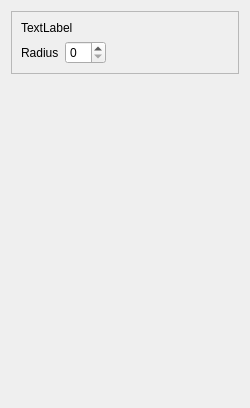
<?xml version="1.0" encoding="UTF-8"?>
<ui version="4.0">
 <class>ESPINA::CODEHistoryWidget</class>
 <widget class="QWidget" name="ESPINA::CODEHistoryWidget">
  <property name="geometry">
   <rect>
    <x>0</x>
    <y>0</y>
    <width>250</width>
    <height>408</height>
   </rect>
  </property>
  <property name="sizePolicy">
   <sizepolicy hsizetype="Minimum" vsizetype="Preferred">
    <horstretch>0</horstretch>
    <verstretch>0</verstretch>
   </sizepolicy>
  </property>
  <property name="minimumSize">
   <size>
    <width>250</width>
    <height>0</height>
   </size>
  </property>
  <property name="windowTitle">
   <string>Form</string>
  </property>
  <layout class="QVBoxLayout" name="verticalLayout_3">
   <item>
    <layout class="QVBoxLayout" name="verticalLayout"/>
   </item>
   <item>
    <widget class="QFrame" name="frame_2">
     <property name="frameShape">
      <enum>QFrame::StyledPanel</enum>
     </property>
     <property name="frameShadow">
      <enum>QFrame::Raised</enum>
     </property>
     <layout class="QVBoxLayout" name="verticalLayout_4">
      <item>
       <widget class="QLabel" name="titleLabel">
        <property name="text">
         <string>TextLabel</string>
        </property>
       </widget>
      </item>
      <item>
       <layout class="QHBoxLayout" name="horizontalLayout_4">
        <item>
         <widget class="QLabel" name="radiusLabel">
          <property name="enabled">
           <bool>true</bool>
          </property>
          <property name="text">
           <string>Radius</string>
          </property>
         </widget>
        </item>
        <item>
         <widget class="QSpinBox" name="radius">
          <property name="enabled">
           <bool>true</bool>
          </property>
          <property name="maximum">
           <number>20</number>
          </property>
         </widget>
        </item>
        <item>
         <spacer name="horizontalSpacer_5">
          <property name="orientation">
           <enum>Qt::Horizontal</enum>
          </property>
          <property name="sizeHint" stdset="0">
           <size>
            <width>40</width>
            <height>20</height>
           </size>
          </property>
         </spacer>
        </item>
       </layout>
      </item>
     </layout>
    </widget>
   </item>
   <item>
    <spacer name="verticalSpacer_2">
     <property name="orientation">
      <enum>Qt::Vertical</enum>
     </property>
     <property name="sizeHint" stdset="0">
      <size>
       <width>20</width>
       <height>40</height>
      </size>
     </property>
    </spacer>
   </item>
   <item>
    <layout class="QHBoxLayout" name="horizontalLayout_3">
     <item>
      <spacer name="horizontalSpacer">
       <property name="orientation">
        <enum>Qt::Horizontal</enum>
       </property>
       <property name="sizeHint" stdset="0">
        <size>
         <width>40</width>
         <height>20</height>
        </size>
       </property>
      </spacer>
     </item>
     <item>
      <widget class="QPushButton" name="apply">
       <property name="enabled">
        <bool>true</bool>
       </property>
       <property name="sizePolicy">
        <sizepolicy hsizetype="Fixed" vsizetype="Fixed">
         <horstretch>0</horstretch>
         <verstretch>0</verstretch>
        </sizepolicy>
       </property>
       <property name="minimumSize">
        <size>
         <width>32</width>
         <height>32</height>
        </size>
       </property>
       <property name="maximumSize">
        <size>
         <width>32</width>
         <height>32</height>
        </size>
       </property>
       <property name="baseSize">
        <size>
         <width>32</width>
         <height>32</height>
        </size>
       </property>
       <property name="toolTip">
        <string>Show Information</string>
       </property>
       <property name="text">
        <string/>
       </property>
       <property name="icon">
        <iconset resource="../../rsc/espina.qrc">
         <normaloff>:/espina/tick.png</normaloff>:/espina/tick.png</iconset>
       </property>
       <property name="iconSize">
        <size>
         <width>22</width>
         <height>22</height>
        </size>
       </property>
       <property name="flat">
        <bool>true</bool>
       </property>
      </widget>
     </item>
    </layout>
   </item>
  </layout>
  <zorder>verticalSpacer_2</zorder>
  <zorder>frame_2</zorder>
 </widget>
 <resources>
  <include location="../../rsc/espina.qrc"/>
 </resources>
 <connections/>
</ui>
